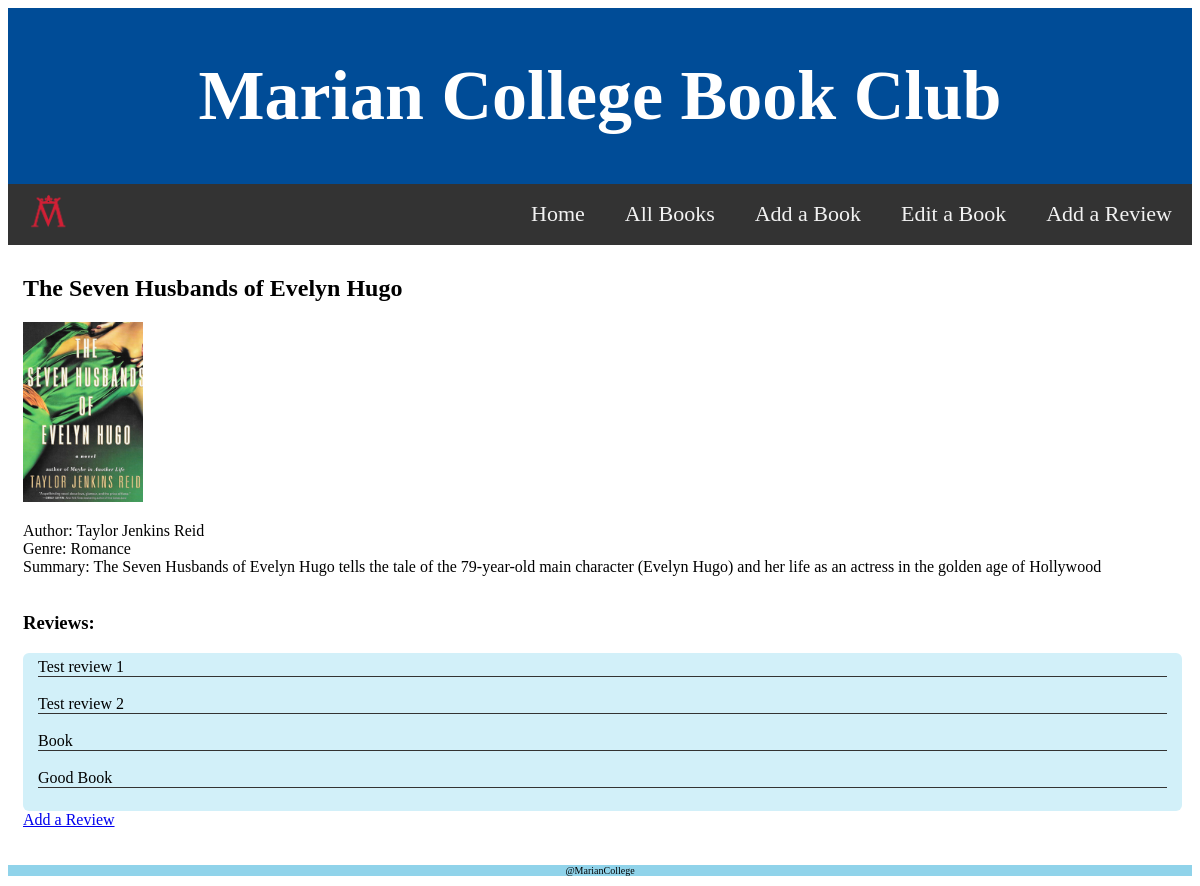
Page /books/1 on the earlier database version.
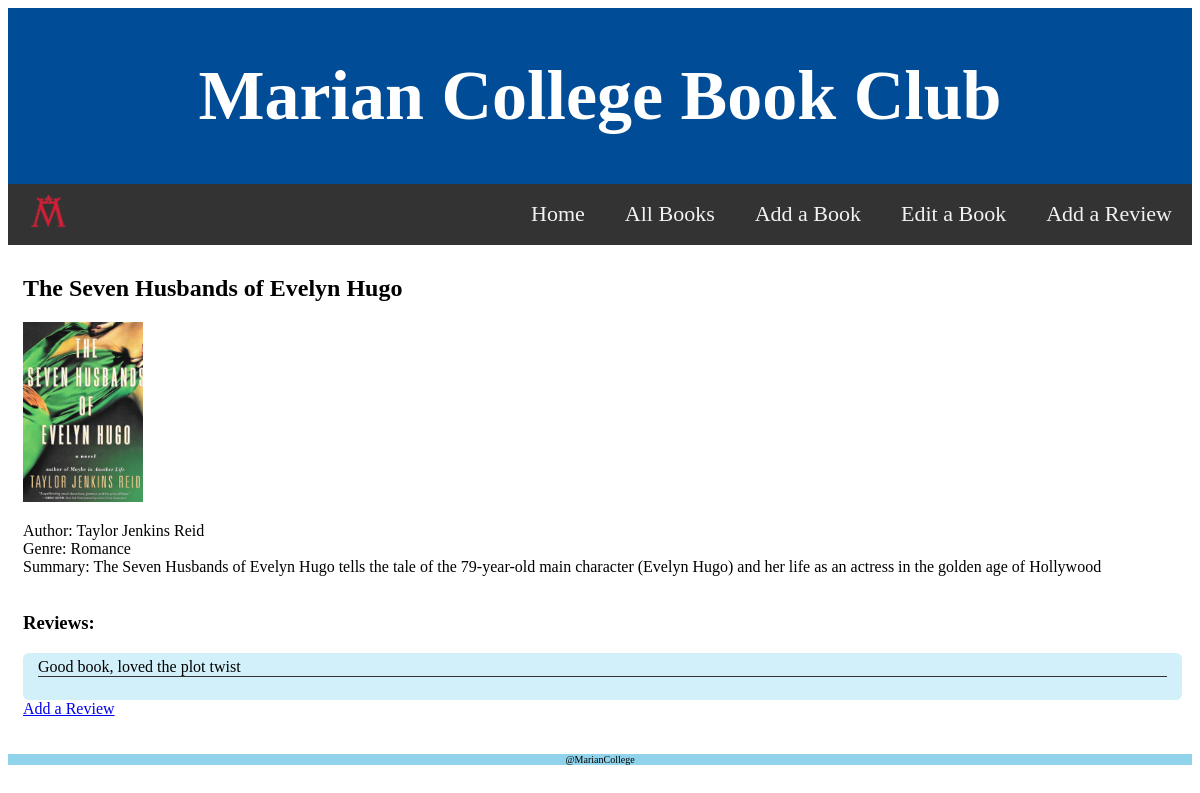
Same page on the later database version.
### main.py (models this page shows, shortened)
class Review(Base):
  __tablename__ = "reviews"
  review_id = Column("review_id", Integer, primary_key=True)
  review = Column("review", String)
  book = Column(Integer, ForeignKey("books.book_id"))

### main.py (the view)
@app.route('/books/<int:book_id>')
def book(book_id):
  Session = sessionmaker(bind=engine)
  session =Session()
  book = session.query(Book).filter(Book.book_id == book_id).first()
  reviews = session.query(Review).filter(Review.book == book_id)
  return render_template('book.html', page_title= 'Book_Details', query_book = book, query_review = reviews)

### main.py (called while the page is built)
  def get_url(self):
    return self.url

### templates/book.html
{% extends 'layout.html' %}
{% block content %}
    <h2> {{query_book.title}} </h2>
    {% if query_book.get_url() is string%}
          {% set url =  "/static/uploads/" + query_book.get_url() %}
          <img src= {{url}} alt="my image" width="120" height="180" />
          {% endif %}
    <p>
      Author: {{query_book.author}}</br>
      Genre: {{query_book.genre}}</br>
      Summary: {{query_book.summary}}</br></br>
    <h3>Reviews: </h3>
    <div id='reviews'>
    {% for review in query_review %}
      <li>{{ review.review }}</li></br>
    {% endfor %}
    </div>
    <a href="/add_review">Add a Review</a>
  </p>
{% endblock %}

Differences in the rows shown:
no longer on this page (row edited): Review: review "Test review 1"
no longer on this page (row edited): Review: review "Test review 2"
no longer on this page (row edited): Review: review "Book"
no longer on this page (row edited): Review: review "Good Book"
added Review: review "Good book, loved the plot twist"
